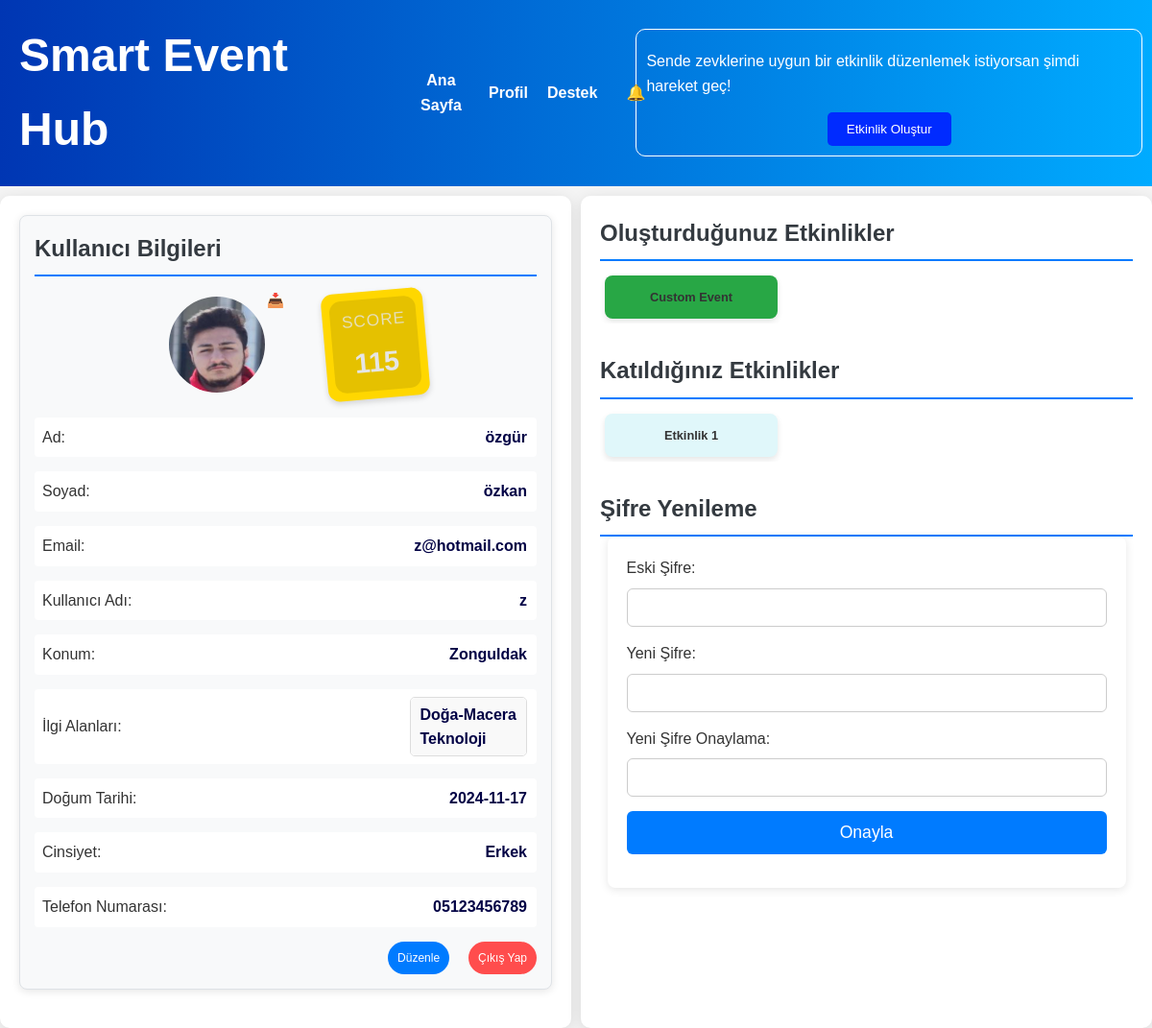
Screenshot of /profile (signed in) with the database file from the repository.
### tables this page shows
CREATE TABLE users (
        ID INTEGER PRIMARY KEY AUTOINCREMENT,
        username TEXT NOT NULL UNIQUE,
        password TEXT NOT NULL,
        email TEXT NOT NULL UNIQUE,
        location TEXT NOT NULL,
        interests TEXT NOT NULL,
        first_name TEXT NOT NULL,
        last_name TEXT NOT NULL,
        birth_date TEXT NOT NULL,
        gender TEXT NOT NULL,
        phone_number TEXT NOT NULL UNIQUE,
        profile_photo TEXT NOT NULL,
        status TEXT NOT NULL DEFAULT 'user'
    );

CREATE TABLE events (
        ID INTEGER PRIMARY KEY AUTOINCREMENT,
        event_name TEXT NOT NULL,
        description TEXT NOT NULL,
        startDate TEXT NOT NULL,
        finishDate TEXT NOT NULL,
        startTime TEXT NOT NULL,
        finishTime TEXT NOT NULL,
        duration TEXT NOT NULL,
        city TEXT NOT NULL,        
        address TEXT NOT NULL,        
        category TEXT NOT NULL,
        creator_username TEXT NOT NULL,
        isApproved BOOLEAN DEFAULT FALSE NOT NULL
    );

### app.py (the view)
@app.route('/profile')
def profile():
    user_data = session.get('user')
    if user_data:
        print(f"User Data: {user_data}")
        interests = user_data.get('interests', [])
        if isinstance(interests, list):
            interests_list = interests
        else:
            interests_list = interests.split(', ') if interests else []
        username = user_data.get('username')
        user_events = get_created_events_by_username(username)
        attended_events = get_user_attended_events(get_user_id_by_username(username))
        user_score = get_user_score(get_user_id_by_username(username))
        return render_template('userProfile.html', user=user_data, interests=interests_list, user_events=user_events, attended_events = attended_events, score=user_score)
    else:
        flash('Lütfen önce giriş yapın!')
        return redirect(url_for('login_form'))

### database.py (called while the page is built)
def get_db_connection():
    conn = sqlite3.connect(DATABASE)
    conn.row_factory = sqlite3.Row
    return conn

def get_user_score(user_id):
    conn = sqlite3.connect(DATABASE)
    cursor = conn.cursor()
    try:
        cursor.execute('''
            SELECT points FROM scores
            WHERE user_ID = ?
        ''', (user_id,))
        result = cursor.fetchone()
        if result:
            return result[0]
        else:
            return 0
    except Exception as e:
        print(f"Bir hata oluştu: {e}")
        return None
    finally:
        conn.close()

def get_user_id_by_username(username):
    conn = sqlite3.connect(DATABASE)
    cursor = conn.cursor()
    cursor.execute("SELECT ID FROM users WHERE username = ?", (username,))
    user = cursor.fetchone()
    if user:
        return user[0]
    else:
        return None
    conn.close()

def get_created_events_by_username(username):
    conn = get_db_connection()
    cursor = conn.cursor()
    cursor.execute('''
        SELECT ID, event_name, description, startDate, finishDate, startTime, finishTime, city, address, category, creator_username, isApproved
        FROM events
        WHERE creator_username = ?
    ''', (username,))
    events = cursor.fetchall()
    conn.close()
    return [
        {
            "ID": event[0],
            "event_name": event[1],
            "description": event[2],
            "startDate": event[3],
            "finishDate": event[4],
            "startTime": event[5],
            "finishTime": event[6],
            "city": event[7],
            "address": event[8],
            "category": event[9],
            "creator_username": event[10],
            "is_approved": event[11],
        }
        for event in events
    ]

### templates/userProfile.html (shortened to what this page needs)
<!DOCTYPE html>
<html lang="tr">
<head>
    <link rel="stylesheet" href="{{ url_for('static', filename='css/user_style.css') }}">
</head>
<body>
        {% include 'header.html' %}
<div class="profile-wrapper">
            <div class="info-container">
        <section class="user-info">
            <h2>Kullanıcı Bilgileri</h2>
            <div class="user-details">
                <div class="profile-picture-container">
                    <img src="{{ url_for('static', filename=user.profile_photo) }}" alt="Profil Fotoğrafı" class="profile-picture">
                    <button class="update-picture-btn" onclick="triggerFileInput()">📥</button>
                <div class="rating-container">
                    <span class="score-label">Score</span>
                    <span class="rating-text" id="scoreText" data-score="{{ score }}"> {{ score }} </span>
                </div>
                </div>
                <div class="user-details">
                    <div class="user-info-item">
                        <p>Ad: <span class="highlight" id="first-name">{{ user.first_name }}</span></p>
                    </div>
                    <div class="user-info-item">
                        <p>Soyad: <span class="highlight" id="last-name">{{ user.last_name }}</span></p>
                    </div>
                    <div class="user-info-item">
                        <p>Email: <span class="highlight " id="email">{{ user.email }}</span></p>
                    </div>
                    <div class="user-info-item">
                        <p>Kullanıcı Adı: <span class="highlight" id="username">{{ user.username }}</span></p>
                    </div>
                    <div class="user-info-item">
                        <p>Konum: <span class="highlight" id="location">{{ user.location }}</span></p>
                    </div>
                    <div class="user-info-item">
                    <p>İlgi Alanları:
                        <span class="highlight" id="interests-display">
                            {% for interest in interests %}
                                {{ interest }}<br>
                            {% endfor %}
                        </span>
                    </p>
                    </div>
                    <div class="user-info-item">
                        <p>Doğum Tarihi: <span class="highlight" id="birth-date">{{ user.birthday }}</span></p>
                    </div>
                    <div class="user-info-item">
                        <p>Cinsiyet: <span class="highlight" id="gender">{{ user.gender }}</span></p>
                    </div>
                    <div class="user-info-item">
                        <p>Telefon Numarası: <span class="highlight" id="phone-number">{{ user.phone_number }}</span></p>
                    </div>
                </div>
                <div class="user-routes">
                    <button class="edit" onclick="redirectToEditProfile()">Düzenle</button>
                    <form action="{{ url_for('logout') }}" method="POST">
                        <button type="submit" class="logout-button">Çıkış Yap</button>
                    </form>
                </div>
            </div>
        </section>
    </div>
    <div class="event-container">
        <h2>Oluşturduğunuz Etkinlikler</h2>
            <div class="event-list">
                {% for event in user_events %}
                    <a href="{{ url_for('event_detail', event_id=event.ID) }}" class="link">
                        <div class="event-card {% if event.is_approved %}approved{% else %}not-approved{% endif %}">
                            <h3 class="event-title">{{ event['event_name'] }}</h3>
                        </div>
                    </a>
                {% else %}
                    <p>Oluşturduğunuz bir etkinlik bulunmamaktadır.</p>
                {% endfor %}
            </div>
        <h2>Katıldığınız Etkinlikler</h2>
                <div class="event-list">
                {% for event in attended_events %}
                    <a href="{{ url_for('event_detail', event_id=event.ID) }}" class="link">
                        <div class="event-card">
                                <h3 class="event-title">{{ event['event_name'] }}</h3>
                        </div>
                    </a>
                {% else %}
                    <p>Katıldığınız bir etkinlik bulunmamaktadır.</p>
                {% endfor %}
            </div>
        <h2>Şifre Yenileme</h2>
        <div class="password-reset">
            <div>
                <label for="old-password">Eski Şifre:</label>
                <input type="password" id="old-password" name="old-password">
            </div>
            <div>
                <label for="new-password">Yeni Şifre:</label>
                <input type="password" id="new-password" name="new-password">
            </div>
            <div>
                <label for="confirm-new-password">Yeni Şifre Onaylama:</label>
                <input type="password" id="confirm-new-password" name="confirm-new-password">
            </div>
            <div>
                <button class="resetPassword" onclick="resetPassword()">Onayla</button>
            </div>
        </div>
    </div>
</div>
</body>
</html>

### static/css/header_style.css (style rules this page uses)
* { margin: 0; padding: 0; font-family: 'Arial', sans-serif; transition: all 0.3s ease; }
body, html { margin: 0; padding: 0; width: 100%; height: 100%; color: #333; line-height: 1.6; font-size: 16px; }

### rows the page displays
users: first_name "özgür", last_name "özkan", email "z@hotmail.com", gender "Erkek"
events: event_name "Custom Event"
events: event_name "Etkinlik 1"

### other values shown
{{ score }} "115"
{{ user.username }} "z"
{{ user.location }} "Zonguldak"
{{ interest }} "Doğa-Macera" "Teknoloji"
{{ user.birthday }} "2024-11-17"
{{ user.phone_number }} "05123456789"
